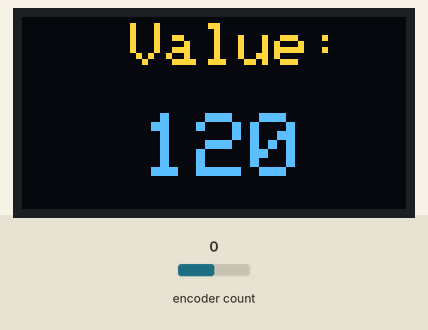
Bench run of a sketch on a simulated Arduino Uno, built with avr-gcc and run on an emulated ATmega328P. Shown: 128×64 one-colour display. The test bench sets the inputs (shaded band); at power-on: encoder count 0. The OLED is the two-colour kind (top 16 rows yellow); what the sketch prints to the serial monitor is not drawn.

Above: at 1.2 s.
1.3 s: encoder count set to 1
At 2.4 s:
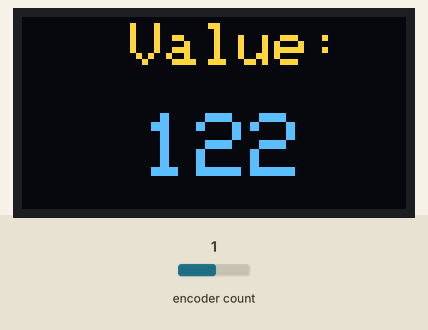
2.8 s: encoder count set to 2
At 3.6 s:
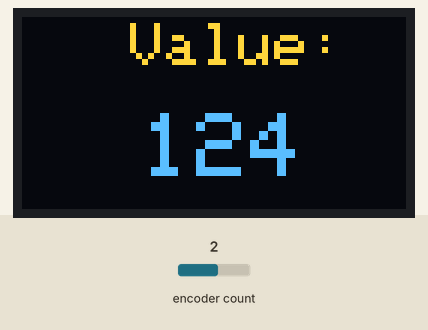
4.3 s: encoder count set to 3
At 4.7 s:
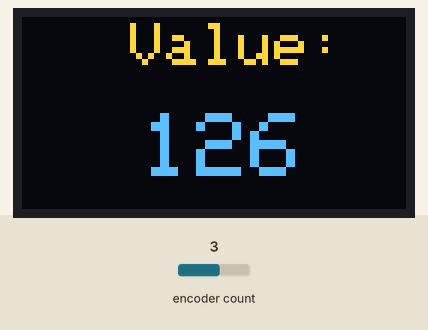
5.8 s: encoder count set to 4
At 7.1 s:
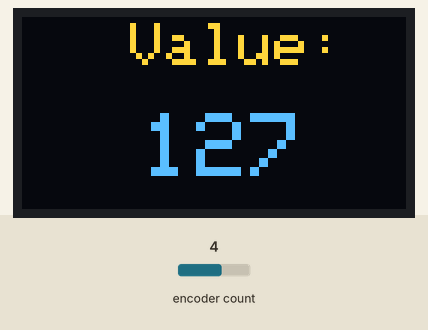
Timing chart, 0 to 8.3 s (numbered marks = the images above; inputs shaded):
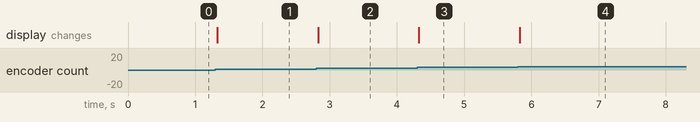

The sketch:

midi.ino
```cpp
#include <SPI.h>
#include <Wire.h>
#include <Adafruit_SSD1306.h>
#include <Adafruit_GFX/Adafruit_GFX.h>
#include <Encoder.h>

#define OLED_RESET 4
//#define button 4

Adafruit_SSD1306 display(OLED_RESET);
Encoder myEnc(2, 3);

int encOld = -999;

void setup()
{
	Serial.begin(57600);

	display.begin(SSD1306_SWITCHCAPVCC, 0x3C);
	display.clearDisplay();

	myEnc.write(240);
}

void loop()
{
	int encNew = myEnc.read();
	if (encNew != encOld)
	{
		encOld = encNew;
		encNew /= 2;
		if (encNew > 127)
		{
			encNew = 127;
			myEnc.write(encNew * 2);
		}
		if (encNew < 0)
		{
			encNew = 0;
			myEnc.write(encNew);
		}
		doSendMidi(0xB0, 11, encNew); // MIDI control change - êàíàë 1, MIDI controller #11, MIDI controller value

		display.clearDisplay();

		display.setTextSize(2);
		display.setTextColor(WHITE);
		display.setCursor(36, 2);
		display.println("Value:");

		int posX;
		if (encNew < 10)
		{
			posX = 60;
		}
		if (encNew >= 10 && encNew < 100)
		{
			posX = 50;
		}
		if (encNew > 99)
		{
			posX = 40;
		}

		display.setTextSize(3);
		display.setCursor(posX, 32);
		display.print(encNew);

		display.display();
	}
}

void doSendMidi(int chanel, int controller, int value)
{
	Serial.write(chanel);
	Serial.write(controller);
	Serial.write(value);
}
```

Measured:
- after the input at 1.3 s, the display: changes at once (image 1)
- after the input at 2.8 s, the display: changes at once (image 2)
- after the input at 4.3 s, the display: changes at once (image 3)
- after the input at 5.8 s, the display: changes at once (image 4)
